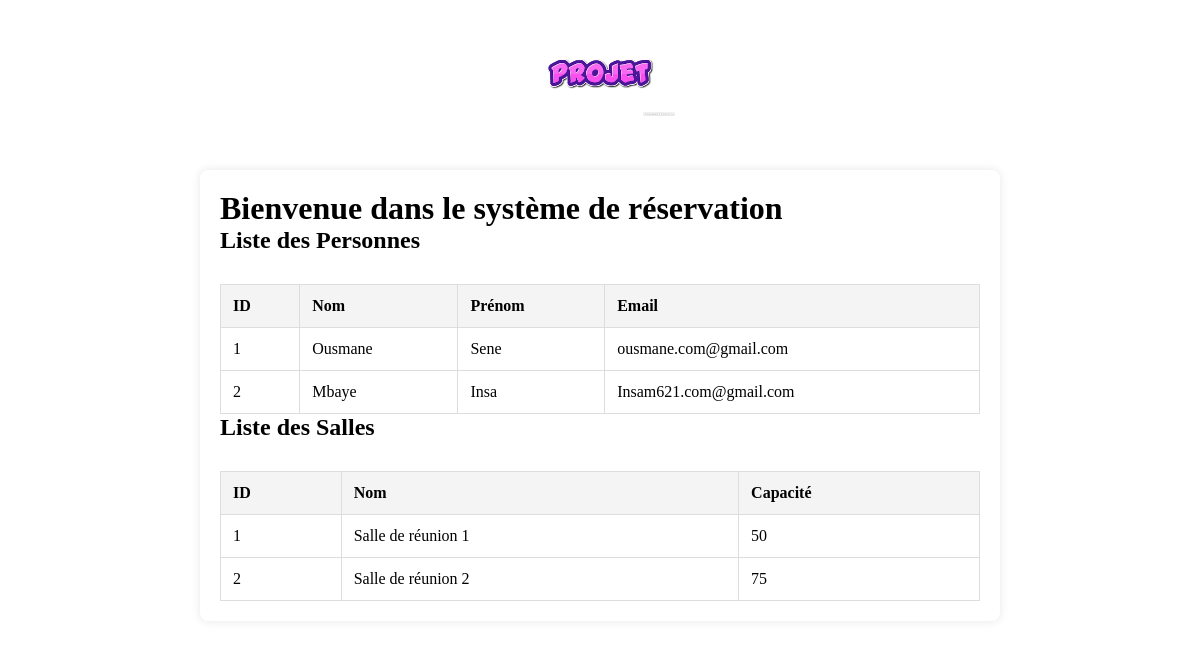
The page / on the database its author committed.
### tables this page shows
CREATE TABLE Personne (
    id INT AUTO_INCREMENT PRIMARY KEY,
    nom VARCHAR(100) NOT NULL,
    prenom VARCHAR(100) NOT NULL,
    email VARCHAR(100) UNIQUE NOT NULL
);

CREATE TABLE Salle (
    id INT AUTO_INCREMENT PRIMARY KEY,
    nom VARCHAR(100) NOT NULL,
    capacite INT NOT NULL
);

### index.php (the view, shortened to what this page needs)
<?php
include 'db.php';
?>
<!DOCTYPE html>
<html lang="fr">
<head>
</head>
<body>
    <div class="logo">
        <img src="image.png" alt="Logo">
    </div>
    <div class="container">
        <h1 class="mt-5 text-center">Bienvenue dans le système de réservation</h1>
        <h2 class="mt-4">Liste des Personnes</h2>
        <table>
            <thead>
                <tr>
                    <th>ID</th>
                    <th>Nom</th>
                    <th>Prénom</th>
                    <th>Email</th>
                </tr>
            </thead>
            <tbody>
                <?php
                $sql = "SELECT * FROM Personne";
                $result = mysqli_query($conn, $sql);
                if (mysqli_num_rows($result) > 0) {
                    while ($row = mysqli_fetch_assoc($result)) {
                        echo "<tr><td>" . $row['id'] . "</td><td>" . $row['nom'] . "</td><td>" . $row['prenom'] . "</td><td>" . $row['email'] . "</td></tr>";
                    }
                } else {
                    echo "<tr><td colspan='4'>Aucune personne trouvée</td></tr>";
                }
                ?>
            </tbody>
        </table>
        <h2 class="mt-4">Liste des Salles</h2>
        <table>
            <thead>
                <tr>
                    <th>ID</th>
                    <th>Nom</th>
                    <th>Capacité</th>
                </tr>
            </thead>
            <tbody>
                <?php
                $sql = "SELECT * FROM Salle";
                $result = mysqli_query($conn, $sql);
                if (mysqli_num_rows($result) > 0) {
                    while ($row = mysqli_fetch_assoc($result)) {
                        echo "<tr><td>" . $row['id'] . "</td><td>" . $row['nom'] . "</td><td>" . $row['capacite'] . "</td></tr>";
                    }
                } else {
                    echo "<tr><td colspan='3'>Aucune salle trouvée</td></tr>";
                }
                ?>
            </tbody>
        </table>
    </div>
</body>
</html>

### index.php (style rules this page uses)
* { margin: 0; padding: 0; box-sizing: border-box; }
.logo { text-align: center; margin-top: 30px; }
.logo img { width: 150px; height: auto; }
.container { margin-top: 50px; max-width: 800px; padding: 20px; border-radius: 8px; background-color: #fff; box-shadow: 0 0 10px rgba(0, 0, 0, 0.1); margin-left: auto; margin-right: auto; }
table { width: 100%; margin-top: 30px; border-collapse: collapse; }
table th, table td { padding: 12px; text-align: left; border: 1px solid #ddd; }
table th { background-color: #f4f4f4; }

### rows shown on the page
personne: id "1", nom "Ousmane", prenom "Sene", email "ousmane.com@gmail.com"
personne: id "2", nom "Mbaye", prenom "Insa", email "Insam621.com@gmail.com"
salle: id "1", nom "Salle de réunion 1", capacite "50"
salle: id "2", nom "Salle de réunion 2", capacite "75"
